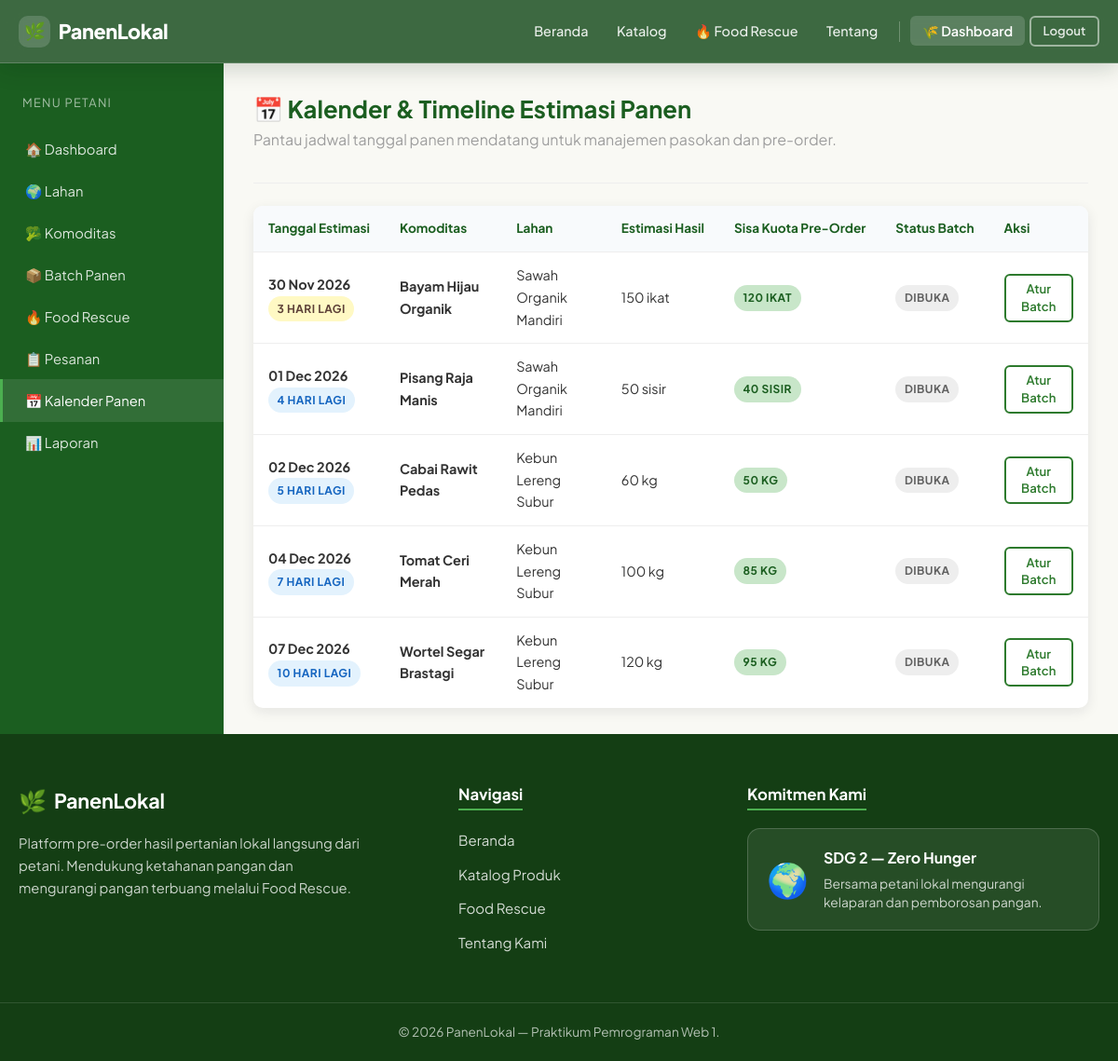
The page /PanenLokal/petani/kalender_panen.php (signed in) on the database its author committed.
### tables this page shows
CREATE TABLE IF NOT EXISTS harvest_batches (
    id BIGINT UNSIGNED AUTO_INCREMENT PRIMARY KEY,
    commodity_id BIGINT UNSIGNED NOT NULL,
    land_id BIGINT UNSIGNED NULL,
    tanggal_estimasi_panen DATE NOT NULL,
    estimasi_jumlah DECIMAL(10,2) NOT NULL,
    stok_tersedia DECIMAL(10,2) NOT NULL,
    harga_normal DECIMAL(12,2) NOT NULL,
    rescue_aktif TINYINT(1) NOT NULL DEFAULT 0,
    harga_rescue DECIMAL(12,2) NULL,
    batas_rescue DATETIME NULL,
    status_batch ENUM('dibuka','siap_panen','habis','ditutup','dibatalkan') NOT NULL DEFAULT 'dibuka',
    created_at TIMESTAMP NOT NULL DEFAULT CURRENT_TIMESTAMP,
    updated_at TIMESTAMP NOT NULL DEFAULT CURRENT_TIMESTAMP ON UPDATE CURRENT_TIMESTAMP,
    INDEX idx_batches_commodity (commodity_id),
    INDEX idx_batches_land (land_id),
    INDEX idx_batches_status_date (status_batch, tanggal_estimasi_panen),
    INDEX idx_batches_rescue (rescue_aktif, batas_rescue),
    CONSTRAINT fk_batches_commodity FOREIGN KEY (commodity_id) REFERENCES commodities(id) ON UPDATE CASCADE ON DELETE RESTRICT,
    CONSTRAINT fk_batches_land FOREIGN KEY (land_id) REFERENCES lands(id) ON UPDATE CASCADE ON DELETE SET NULL
);

CREATE TABLE IF NOT EXISTS commodities (
    id BIGINT UNSIGNED AUTO_INCREMENT PRIMARY KEY,
    farmer_id BIGINT UNSIGNED NOT NULL,
    nama VARCHAR(120) NOT NULL,
    kategori VARCHAR(60) NOT NULL,
    deskripsi TEXT NULL,
    satuan VARCHAR(20) NOT NULL DEFAULT 'kg',
    gambar VARCHAR(255) NULL,
    status_komoditas ENUM('aktif','nonaktif') NOT NULL DEFAULT 'aktif',
    created_at TIMESTAMP NOT NULL DEFAULT CURRENT_TIMESTAMP,
    updated_at TIMESTAMP NOT NULL DEFAULT CURRENT_TIMESTAMP ON UPDATE CURRENT_TIMESTAMP,
    INDEX idx_commodities_farmer (farmer_id),
    INDEX idx_commodities_status (status_komoditas),
    CONSTRAINT fk_commodities_farmer FOREIGN KEY (farmer_id) REFERENCES farmer_profiles(id) ON UPDATE CASCADE ON DELETE RESTRICT
);

CREATE TABLE IF NOT EXISTS lands (
    id BIGINT UNSIGNED AUTO_INCREMENT PRIMARY KEY,
    farmer_id BIGINT UNSIGNED NOT NULL,
    nama_lahan VARCHAR(120) NOT NULL,
    lokasi TEXT NOT NULL,
    luas_m2 DECIMAL(10,2) NULL,
    keterangan TEXT NULL,
    created_at TIMESTAMP NOT NULL DEFAULT CURRENT_TIMESTAMP,
    INDEX idx_lands_farmer (farmer_id),
    CONSTRAINT fk_lands_farmer FOREIGN KEY (farmer_id) REFERENCES farmer_profiles(id) ON UPDATE CASCADE ON DELETE RESTRICT
);

### PanenLokal/includes/functions.php (called while the page is built, shortened)
<?php
function sanitize($str) {
    return htmlspecialchars((string)$str, ENT_QUOTES, 'UTF-8');
}
function format_tanggal($tanggal, $format = 'd M Y') {
    return date($format, strtotime($tanggal));
}
?>

### PanenLokal/petani/kalender_panen.php (the view, shortened to what this page needs)
<?php
require_once __DIR__ . '/../config/koneksi.php';
require_once __DIR__ . '/../includes/functions.php';
$stmt = $conn->prepare("SELECT id FROM farmer_profiles WHERE user_id = ?");
$stmt->bind_param("i", $_SESSION['user_id']);
$stmt->execute();
$fp = $stmt->get_result()->fetch_assoc();
$farmer_id = $fp['id'] ?? 0;
$sql = "
    SELECT hb.*, c.nama AS komoditas, c.satuan, l.nama_lahan
    FROM harvest_batches hb
    JOIN commodities c ON c.id = hb.commodity_id
    LEFT JOIN lands l ON l.id = hb.land_id
    WHERE c.farmer_id = ?
    ORDER BY hb.tanggal_estimasi_panen ASC
";
$q = $conn->prepare($sql);
$q->bind_param("i", $farmer_id);
$q->execute();
$panen = $q->get_result();
require_once __DIR__ . '/../includes/header.php';
require_once __DIR__ . '/../includes/navbar.php';
?>
<div class="dashboard-layout">
  <aside class="sidebar">
    <div class="sidebar-title">Menu Petani</div>
    <ul class="sidebar-menu">
      <li><a href="<?= BASE_URL ?>/petani/index.php">🏠 Dashboard</a></li>
      <li><a href="<?= BASE_URL ?>/petani/lahan.php">🌍 Lahan</a></li>
      <li><a href="<?= BASE_URL ?>/petani/komoditas.php">🥦 Komoditas</a></li>
      <li><a href="<?= BASE_URL ?>/petani/batch_panen.php">📦 Batch Panen</a></li>
      <li><a href="<?= BASE_URL ?>/petani/kelola_rescue.php">🔥 Food Rescue</a></li>
      <li><a href="<?= BASE_URL ?>/petani/pesanan.php">📋 Pesanan</a></li>
      <li><a href="<?= BASE_URL ?>/petani/kalender_panen.php" class="active">📅 Kalender Panen</a></li>
      <li><a href="<?= BASE_URL ?>/petani/laporan.php">📊 Laporan</a></li>
    </ul>
  </aside>
  <main class="dashboard-main">
    <div class="dashboard-header">
      <h1>📅 Kalender & Timeline Estimasi Panen</h1>
      <p class="text-muted">Pantau jadwal tanggal panen mendatang untuk manajemen pasokan dan pre-order.</p>
    </div>
    <div class="table-card">
      <table class="petani-table">
        <thead>
          <tr>
            <th>Tanggal Estimasi</th>
            <th>Komoditas</th>
            <th>Lahan</th>
            <th>Estimasi Hasil</th>
            <th>Sisa Kuota Pre-Order</th>
            <th>Status Batch</th>
            <th>Aksi</th>
          </tr>
        </thead>
        <tbody>
        <?php if ($panen->num_rows > 0): ?>
          <?php while ($p = $panen->fetch_assoc()):
              $diff = (strtotime($p['tanggal_estimasi_panen']) - strtotime(date('Y-m-d'))) / 86400;
              $badge_time = $diff < 0 ? 'badge-danger' : ($diff <= 3 ? 'badge-warning' : 'badge-info');
              $label_time = $diff < 0 ? 'Lewat' : ($diff == 0 ? 'Hari ini' : ceil($diff) . ' hari lagi');
          ?>
          <tr>
            <td>
              <strong><?= format_tanggal($p['tanggal_estimasi_panen']) ?></strong><br>
              <span class="badge <?= $badge_time ?>"><?= $label_time ?></span>
            </td>
            <td><strong><?= sanitize($p['komoditas']) ?></strong></td>
            <td><?= sanitize($p['nama_lahan'] ?: '-') ?></td>
            <td><?= (float)$p['estimasi_jumlah'] ?> <?= sanitize($p['satuan']) ?></td>
            <td>
              <span class="badge badge-success"><?= (float)$p['stok_tersedia'] ?> <?= sanitize($p['satuan']) ?></span>
            </td>
            <td>
              <span class="badge badge-secondary"><?= ucfirst($p['status_batch']) ?></span>
            </td>
            <td>
              <a href="<?= BASE_URL ?>/petani/edit_batch.php?id=<?= $p['id'] ?>" class="btn btn-sm btn-outline-primary">Atur Batch</a>
            </td>
          </tr>
          <?php endwhile; ?>
        <?php else: ?>
          <tr><td colspan="7" class="text-center text-muted">Belum ada jadwal panen tercatat.</td></tr>
        <?php endif; ?>
        </tbody>
      </table>
    </div>
  </main>
</div>
<?php require_once __DIR__ . '/../includes/footer.php'; ?>

### PanenLokal/assets/css/style.css (style rules this page uses)
*, *::before, *::after { box-sizing: border-box; margin: 0; padding: 0; }
:root { --green-dark: #1b5e20; --green-main: #2d7a2d; --green-mid: #388e3c; --green-light: #4caf50; --green-pale: #c8e6c9; --green-bg: #f1f8f1; --orange: #f57c00; --orange-light: #ffe0b2; --red: #c62828; --red-light: #ffebee; --blue: #1565c0; --blue-light: #e3f2fd; --yellow: #f9a825; --yellow-light: #fff9c4; --cream: #f9f9f4; --white: #ffffff; --gray-100: #f5f5f5; --gray-200: #eeeeee; --gray-300: #e0e0e0; --gray-500: #9e9e9e; --gray-700: #616161; --gray-900: #212121; --text: #333333; --border-light: rgba(0, 0, 0, .07); --shadow-sm: 0 2px 8px rgba(17, 24, 39, .06); --shadow: 0 4px 14px rgba(17, 24, 39, .09); --shadow-lg: 0 12px 28px rgba(17, 24, 39, .14); --radius: 10px; --radius-lg: 14px; --radius-sm: 6px; --transition: .25s ease; }
html { font-size: 16px; scroll-behavior: smooth; }
body { font-family: 'Plus Jakarta Sans', 'Segoe UI', system-ui, -apple-system, sans-serif; color: var(--text); background: var(--cream); line-height: 1.65; min-height: 100vh; margin: 0; display: flex; flex-direction: column; overflow-x: clip; }
a { color: var(--green-main); text-decoration: none; transition: color var(--transition); }
h1, h2, h3, h4, h5, h6 { font-weight: 700; line-height: 1.3; color: var(--gray-900); margin-bottom: .5rem; }
h1 { font-size: 2.2rem; }
p { margin-bottom: 1rem; }
ul, ol { padding-left: 1.5rem; }
.btn { display: inline-block; font-family: inherit; padding: .55rem 1.2rem; border-radius: var(--radius-sm); font-size: .9rem; font-weight: 600; cursor: pointer; border: 2px solid transparent; transition: all var(--transition); text-align: center; text-decoration: none !important; line-height: 1.4; }
.btn-sm { padding: .35rem .8rem; font-size: .82rem; }
.btn-outline-primary { background: transparent; color: var(--white); border-color: rgba(255, 255, 255, .8); }
.btn-outline-primary { background: transparent; color: var(--green-main); border-color: var(--green-main); }
.badge { display: inline-block; padding: .25rem .6rem; border-radius: 20px; font-size: .75rem; font-weight: 700; text-transform: uppercase; letter-spacing: .04em; }
.badge-success { background: var(--green-pale); color: var(--green-dark); }
.badge-warning { background: var(--yellow-light); color: #5d4037; }
.badge-info { background: var(--blue-light); color: var(--blue); }
.badge-secondary { background: var(--gray-200); color: var(--gray-700); }
table, .data-table { width: 100%; border-collapse: collapse; font-size: .9rem; }
thead th { background: var(--green-main); color: var(--white); padding: .75rem 1rem; text-align: left; white-space: nowrap; }
tbody td { padding: .65rem 1rem; border-bottom: 1px solid var(--gray-200); vertical-align: middle; }
tbody tr:last-child td { border-bottom: none; }
.table-card { background: var(--white); border-radius: var(--radius); box-shadow: var(--shadow); overflow-x: auto; overflow-y: hidden; -webkit-overflow-scrolling: touch; }
.admin-dashboard-table thead th, .petani-table thead th { background: #f8fafc; color: var(--green-dark); font-weight: 700; font-size: .85rem; border-bottom: 1.5px solid var(--gray-200); padding: .85rem 1rem; }
.admin-dashboard-table tbody td, .petani-table tbody td { padding: .8rem 1rem; }
.dashboard-layout { display: flex; flex: 1 0 auto; align-items: stretch; }
.sidebar { width: 240px; flex-shrink: 0; background: var(--green-dark); color: var(--white); padding: 1.5rem 0; align-self: stretch; }
.sidebar-title { padding: .5rem 1.5rem 1rem; font-size: .8rem; text-transform: uppercase; letter-spacing: .1em; opacity: .6; }
.sidebar-menu { list-style: none; padding: 0; margin: 0; }
.sidebar-menu li a { display: block; padding: .65rem 1.5rem; color: rgba(255, 255, 255, .85); transition: background var(--transition); font-size: .92rem; text-decoration: none !important; border-left: 3px solid transparent; }
.sidebar-menu li a:hover, .sidebar-menu li a.active { background: rgba(255, 255, 255, .1); color: var(--white); border-left-color: var(--green-light); }
.dashboard-main { flex: 1; padding: 2rem 2rem 1.75rem; min-width: 0; }
.dashboard-main > *:last-child { margin-bottom: 0; }
.dashboard-header { margin-bottom: 1.5rem; padding-bottom: 1rem; border-bottom: 1px solid var(--gray-200); }
.dashboard-header h1, .page-title { font-size: 1.6rem; color: var(--green-dark); margin-bottom: .25rem; }
.text-muted { color: var(--gray-500); }

### rows shown on the page
harvest_batches: tanggal_estimasi_panen "30 Nov 2026", tanggal_estimasi_panen "3 HARI LAGI", commodity.nama "Bayam Hijau Organik", land.nama_lahan "Sawah Organik Mandiri", estimasi_jumlah "150", commodity.satuan "ikat", stok_tersedia "120", commodity.satuan "IKAT", status_batch "DIBUKA"
harvest_batches: tanggal_estimasi_panen "01 Dec 2026", tanggal_estimasi_panen "4 HARI LAGI", commodity.nama "Pisang Raja Manis", land.nama_lahan "Sawah Organik Mandiri", estimasi_jumlah "50", commodity.satuan "sisir", stok_tersedia "40", commodity.satuan "SISIR", status_batch "DIBUKA"
harvest_batches: tanggal_estimasi_panen "02 Dec 2026", tanggal_estimasi_panen "5 HARI LAGI", commodity.nama "Cabai Rawit Pedas", land.nama_lahan "Kebun Lereng Subur", estimasi_jumlah "60", commodity.satuan "kg", stok_tersedia "50", commodity.satuan "KG", status_batch "DIBUKA"
harvest_batches: tanggal_estimasi_panen "04 Dec 2026", tanggal_estimasi_panen "7 HARI LAGI", commodity.nama "Tomat Ceri Merah", land.nama_lahan "Kebun Lereng Subur", estimasi_jumlah "100", commodity.satuan "kg", stok_tersedia "85", commodity.satuan "KG", status_batch "DIBUKA"
harvest_batches: tanggal_estimasi_panen "07 Dec 2026", tanggal_estimasi_panen "10 HARI LAGI", commodity.nama "Wortel Segar Brastagi", land.nama_lahan "Kebun Lereng Subur", estimasi_jumlah "120", commodity.satuan "kg", stok_tersedia "95", commodity.satuan "KG", status_batch "DIBUKA"
